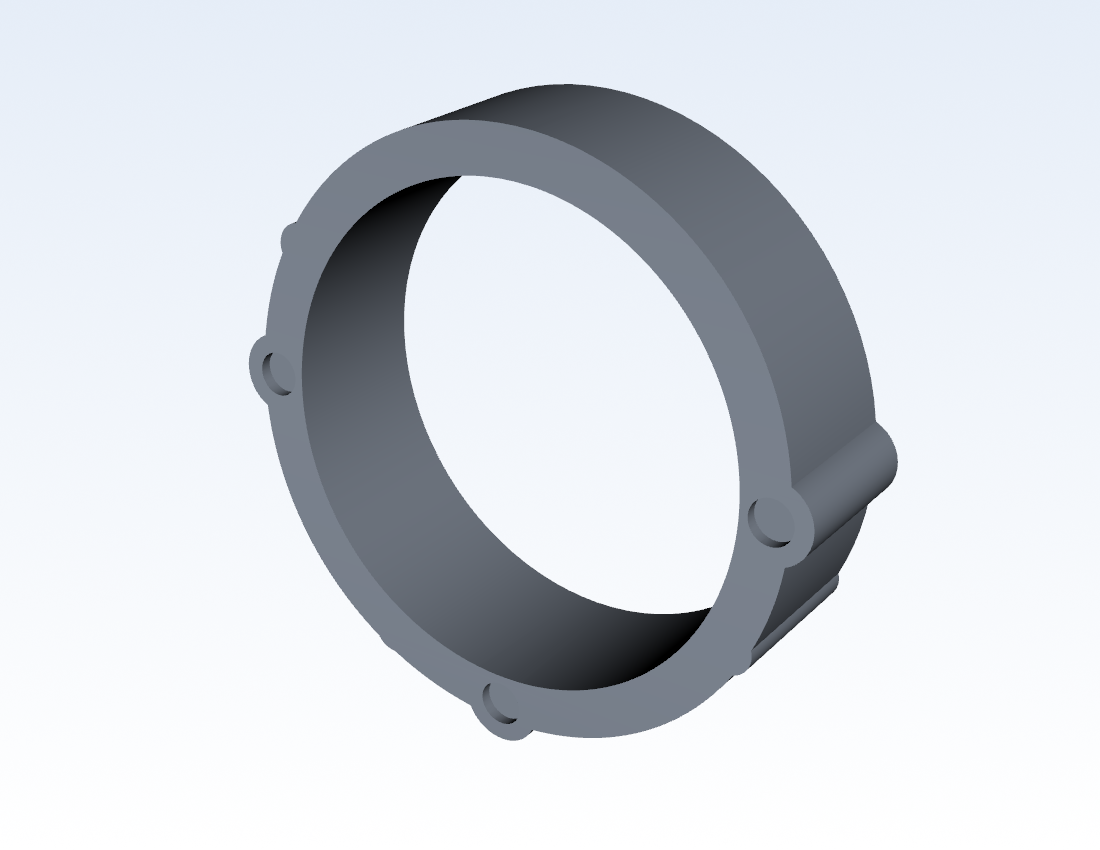
#> input picture renders/part1_iso.png, 1100 x 850 px; its folder holds only this picture in this run
$ python overview.py
#> lines starting #> are read from the running program, lines starting #| are printed output that depends on the picture
### cad/adapter.py
"""BMW E30 headlight adapter rings ("China" headlight spacers).

Corrected layout (millimetres).  Parts are NOT interchangeable:

* Part 1 - the TALL ring, sits on the left:
    base OD 135 / ID 112.5, height 39 -> 34, overall width 145.
* Part 2 - the THIN ring, sits on the right:
    base OD 163 / ID 140, height 9 -> 6, overall width 171.

Per part, ring centre O = (0; 0; 0); X right, Y up, Z height above the
bottom plane (Z = 0).

Each part carries six pads:

* three big mounting zones H with a raised boss, a blind counterbore and a
  central coaxial through hole;
* three solid pads S with no hole.

The seat through-hole diameter is not given in the specification (the
table marks it "on command"), so it defaults to ``SEAT_THROUGH_DIA``.

The top surface follows the cubic smoothstep
    Z = Zmax - (Zmax - Zmin)(3t^2 - 2t^3),  t = (Y - Ymin)/(Ymax - Ymin)
reproducing every tabulated value to better than 0.002 mm.
"""

from __future__ import annotations

from dataclasses import dataclass, field

import cadquery as cq

# Central coaxial through-hole diameter of the three big mounting seats.
# The specification leaves it "on command" (not dimensioned), so a default
# of Ø6 mm is assumed; change this single value to match the real fastener.
SEAT_THROUGH_DIA = 6.0


@dataclass(frozen=True)
class Pad:
    """Circular pad at (x, y): boss of ``pad_dia``, counterbore and through hole."""
    label: str
    x: float
    y: float
    pad_dia: float
    bore_dia: float = 0.0          # 0 = solid pad, no counterbore
    bore_depth: float = 0.0
    through_dia: float = 0.0       # central coaxial through hole, 0 = none

    @property
    def bored(self) -> bool:
        return self.bore_dia > 0.0

    @property
    def through(self) -> bool:
        return self.through_dia > 0.0


@dataclass
class AdapterSpec:
    name: str
    od: float                      # outer diameter of the base ring
    id: float                      # inner diameter of the base ring
    z_hi: float                    # height at Ymin (lower side)
    z_lo: float                    # height at Ymax (upper side)
    y_min: float                   # smoothstep lower bound
    y_max: float                   # smoothstep upper bound
    pads: tuple = ()               # Pad

    @property
    def outer_r(self) -> float:
        return self.od / 2.0

    @property
    def inner_r(self) -> float:
        return self.id / 2.0

    @property
    def ring_wall(self) -> float:
        return (self.od - self.id) / 2.0

    @property
    def z_max(self) -> float:
        return max(self.z_hi, self.z_lo)

    # [50 lines left out: functions width_span, z_of_y, build, not called in this run]


def spec_part1() -> AdapterSpec:
    """TALL ring (left): OD135 / ID112.5, height 39 -> 34, width 145.

    H1..H3 use the raw STL hole centres (no rotation).
    """
    return AdapterSpec(
        name="part1_tall_135",
        od=135.0, id=112.5,
        z_hi=39.0, z_lo=34.0, y_min=-72.5, y_max=67.5,
        pads=(
            Pad("H1", -63.27430, -0.26276, 18.45, 10.16, 2.5, SEAT_THROUGH_DIA),
            Pad("H2", 63.27444, 0.26286, 18.45, 10.16, 2.5, SEAT_THROUGH_DIA),
            Pad("H3", 0.26274, -63.27459, 18.45, 10.16, 2.5, SEAT_THROUGH_DIA),
            Pad("S1", -56.0, 31.0, 11.0),
            Pad("S2", 56.0, -30.0, 11.0),
            Pad("S3", -30.0, -55.0, 11.0),
        ),
    )


def spec_part2() -> AdapterSpec:
    """THIN ring (right): OD163 / ID140, height 9 -> 6, width 171."""
    return AdapterSpec(
        name="part2_thin_163",
        od=163.0, id=140.0,
        z_hi=9.0, z_lo=6.0, y_min=-85.5, y_max=81.5,
        pads=(
            Pad("H1", -73.5, 18.5, 19.0, 10.16, 2.5, SEAT_THROUGH_DIA),
            Pad("H2", 65.5, 37.5, 19.0, 10.16, 2.5, SEAT_THROUGH_DIA),
            Pad("H3", -37.75, -65.4, 19.0, 10.16, 2.5, SEAT_THROUGH_DIA),
            Pad("S1", -80.0, 0.0, 11.0),
            Pad("S2", 80.0, 0.0, 11.0),
            Pad("S3", 0.0, -80.0, 11.0),
        ),
    )


def make_part1() -> cq.Workplane:
    return build(spec_part1())


def make_part2() -> cq.Workplane:
    return build(spec_part2())

### cad/overview.py
"""One combined sheet: tall ring on the left, thin ring on the right."""

from __future__ import annotations

import os
import sys

from PIL import Image, ImageDraw, ImageFont

sys.path.insert(0, os.path.dirname(os.path.abspath(__file__)))
import adapter  # noqa: E402

R = os.path.join(os.path.dirname(os.path.dirname(os.path.abspath(__file__))), "renders")
INK, DIM, GREY, RULE = (18, 18, 18), (11, 87, 164), (108, 114, 122), (222, 226, 232)
GREEN = (26, 122, 60)


def _font(s, b=False):
    p = f"/usr/share/fonts/truetype/dejavu/DejaVuSans{'-Bold' if b else ''}.ttf"
    return ImageFont.truetype(p, s) if os.path.exists(p) else ImageFont.load_default()


def _fit(im, bw, bh):
    im = im.convert("RGB")
    s = min(bw / im.width, bh / im.height)
    return im.resize((int(im.width * s), int(im.height * s)), Image.LANCZOS)


def main():
    W, H = 2400, 1560
    p = Image.new("RGB", (W, H), (255, 255, 255))
#> p: PIL image 2400x1560 RGB; every value is 255
    d = ImageDraw.Draw(p)
    d.text((80, 52), "Проставки под «китайские» фары — BMW E30",
           font=_font(54, True), fill=INK)
    d.text((82, 130), "Сборка: слева высокая деталь, справа тонкая   •   все размеры в мм",
           font=_font(28), fill=GREY)
    d.line((80, 186, W - 80, 186), fill=RULE, width=3)

    cols = [("part1", adapter.spec_part1(), "Слева — высокая, Ø135 / Ø112,5"),
            ("part2", adapter.spec_part2(), "Справа — тонкая, Ø163 / Ø140")]
    for i, (slug, spec, title) in enumerate(cols):
        x0 = 80 + i * 1180
        d.text((x0, 210), title, font=_font(34, True), fill=DIM)
        d.rounded_rectangle((x0, 268, x0 + 1080, 830), 14,
                            fill=(250, 251, 253), outline=RULE, width=2)
        iso = _fit(Image.open(os.path.join(R, f"{slug}_iso.png")), 1000, 520)
#> in _fit, im is the input picture: PIL image 1100x850 RGB; mean R, G, B 210.8, 215.1, 221.1
        p.paste(iso, (x0 + (1080 - iso.width) // 2, 268 + (556 - iso.height) // 2))
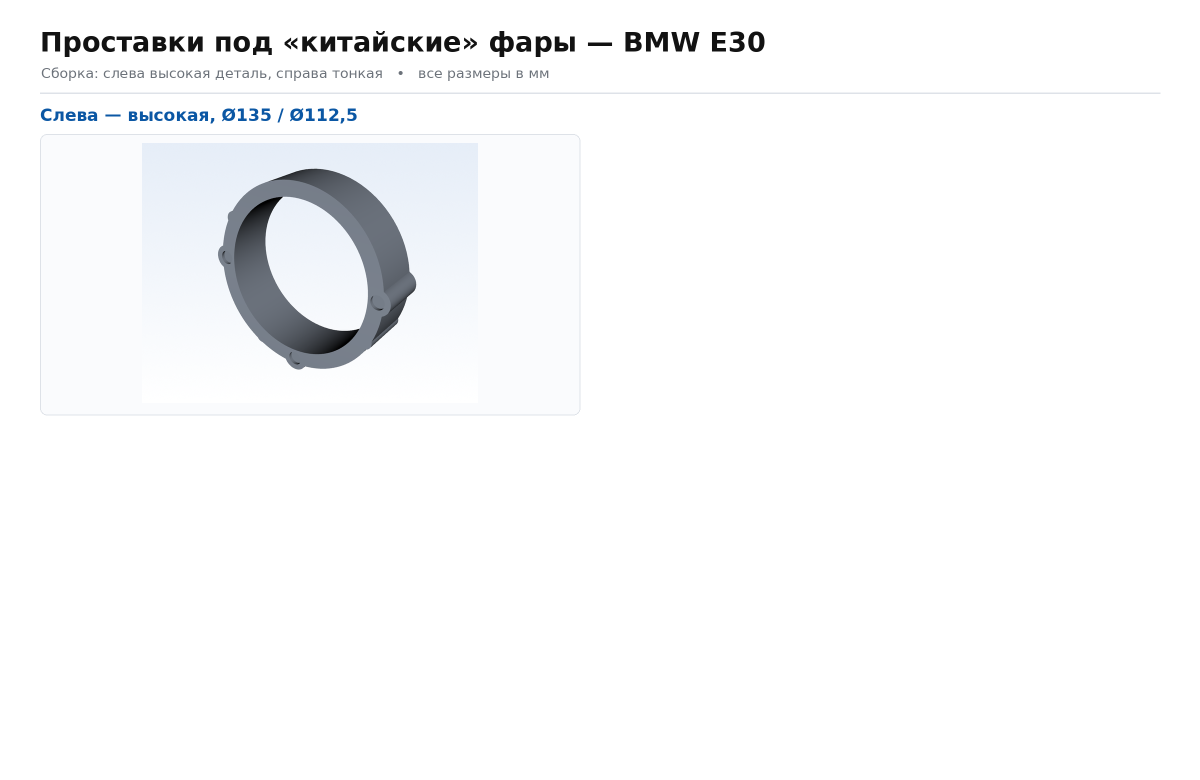
#> p: PIL image 2400x1560 RGB (shown at 1/2 size); mean R, G, B 248.3, 248.9, 249.8
        d.rounded_rectangle((x0, 858, x0 + 1080, 1490), 14,
                            fill=(250, 251, 253), outline=RULE, width=2)
#> (the run stopped early here; a loop or call above may not have finished)
